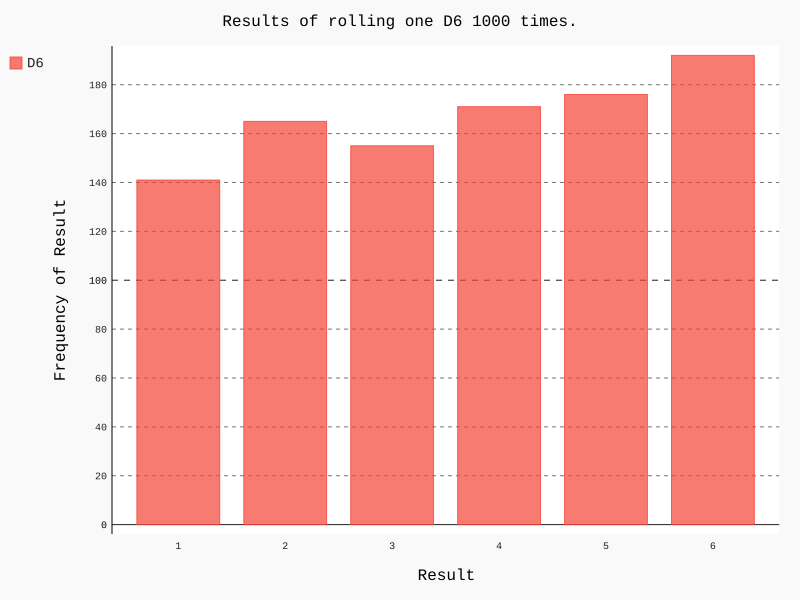

Recreate this plot in Python.
import pygal
from die import Die
#  创建一个 D6
die = Die()
#  掷几次骰子，并将结果存储在一个列表中
results = []
for roll_num in range(1000):
	result = die.roll()
	results.append(result)
#  分析结果
frequencies = []
for value in range(1, die.num_sides+1):
	frequency = results.count(value)
	frequencies.append(frequency)

#  对结果进行可视化
hist = pygal.Bar()
hist.title = "Results of rolling one D6 1000 times."
hist.x_labels = ['1', '2', '3', '4', '5', '6']
hist.x_title = "Result"
hist.y_title = "Frequency of Result"
hist.add('D6', frequencies)
hist.render_to_file('die_visual.svg')
